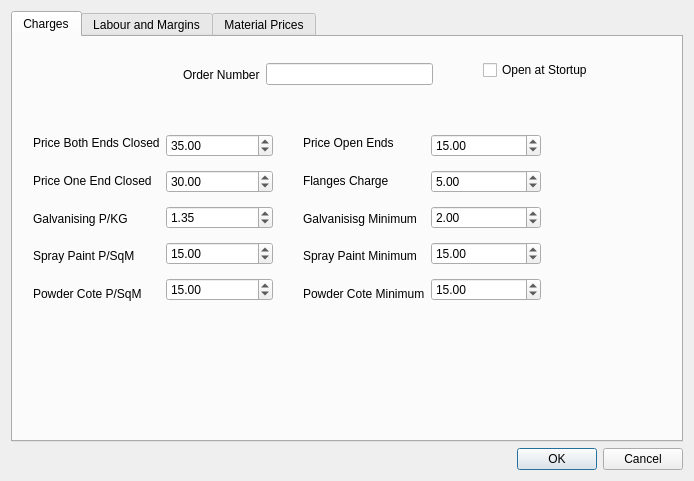
<?xml version="1.0" encoding="UTF-8"?>
<ui version="4.0">
 <class>PrefDialog</class>
 <widget class="QDialog" name="PrefDialog">
  <property name="geometry">
   <rect>
    <x>0</x>
    <y>0</y>
    <width>694</width>
    <height>481</height>
   </rect>
  </property>
  <property name="windowTitle">
   <string>Dialog</string>
  </property>
  <layout class="QVBoxLayout" name="verticalLayout">
   <item>
    <widget class="QTabWidget" name="tabWidget">
     <property name="currentIndex">
      <number>0</number>
     </property>
     <widget class="QWidget" name="tab">
      <attribute name="title">
       <string>Charges</string>
      </attribute>
      <widget class="QWidget" name="layoutWidget">
       <property name="geometry">
        <rect>
         <x>170</x>
         <y>20</y>
         <width>250</width>
         <height>35</height>
        </rect>
       </property>
       <layout class="QHBoxLayout" name="horizontalLayout_2">
        <item>
         <widget class="QLabel" name="label_14">
          <property name="text">
           <string>Order Number</string>
          </property>
         </widget>
        </item>
        <item>
         <widget class="QLineEdit" name="orderNumberLineEdit">
          <property name="inputMethodHints">
           <set>Qt::ImhDigitsOnly|Qt::ImhPreferNumbers</set>
          </property>
          <property name="text">
           <string/>
          </property>
         </widget>
        </item>
       </layout>
      </widget>
      <widget class="QWidget" name="layoutWidget">
       <property name="geometry">
        <rect>
         <x>290</x>
         <y>90</y>
         <width>238</width>
         <height>183</height>
        </rect>
       </property>
       <layout class="QHBoxLayout" name="horizontalLayout">
        <item>
         <layout class="QVBoxLayout" name="verticalLayout_4">
          <item>
           <widget class="QLabel" name="label_15">
            <property name="text">
             <string>Price Open Ends</string>
            </property>
           </widget>
          </item>
          <item>
           <widget class="QLabel" name="label_4">
            <property name="text">
             <string>Flanges Charge</string>
            </property>
           </widget>
          </item>
          <item>
           <widget class="QLabel" name="label_16">
            <property name="text">
             <string>Galvanisisg Minimum</string>
            </property>
           </widget>
          </item>
          <item>
           <widget class="QLabel" name="label_18">
            <property name="text">
             <string>Spray Paint Minimum</string>
            </property>
           </widget>
          </item>
          <item>
           <widget class="QLabel" name="label_17">
            <property name="text">
             <string>Powder Cote Minimum</string>
            </property>
           </widget>
          </item>
         </layout>
        </item>
        <item>
         <layout class="QVBoxLayout" name="verticalLayout_5">
          <item>
           <widget class="QDoubleSpinBox" name="priceOpenEndsSB">
            <property name="singleStep">
             <double>0.500000000000000</double>
            </property>
            <property name="value">
             <double>15.000000000000000</double>
            </property>
           </widget>
          </item>
          <item>
           <widget class="QDoubleSpinBox" name="flangesChargeSB">
            <property name="singleStep">
             <double>0.100000000000000</double>
            </property>
            <property name="value">
             <double>5.000000000000000</double>
            </property>
           </widget>
          </item>
          <item>
           <widget class="QDoubleSpinBox" name="galvaniseMinimumSB">
            <property name="singleStep">
             <double>0.500000000000000</double>
            </property>
            <property name="value">
             <double>2.000000000000000</double>
            </property>
           </widget>
          </item>
          <item>
           <widget class="QDoubleSpinBox" name="sprayCoteMinimumSB">
            <property name="singleStep">
             <double>0.500000000000000</double>
            </property>
            <property name="value">
             <double>15.000000000000000</double>
            </property>
           </widget>
          </item>
          <item>
           <widget class="QDoubleSpinBox" name="powderCoteMinimumSB">
            <property name="singleStep">
             <double>0.500000000000000</double>
            </property>
            <property name="value">
             <double>15.000000000000000</double>
            </property>
           </widget>
          </item>
         </layout>
        </item>
       </layout>
      </widget>
      <widget class="QWidget" name="layoutWidget">
       <property name="geometry">
        <rect>
         <x>20</x>
         <y>90</y>
         <width>240</width>
         <height>183</height>
        </rect>
       </property>
       <layout class="QHBoxLayout" name="horizontalLayout_3">
        <item>
         <layout class="QVBoxLayout" name="verticalLayout_3">
          <item>
           <widget class="QLabel" name="label_13">
            <property name="text">
             <string>Price Both Ends Closed</string>
            </property>
           </widget>
          </item>
          <item>
           <widget class="QLabel" name="label_12">
            <property name="text">
             <string>Price One End Closed</string>
            </property>
           </widget>
          </item>
          <item>
           <widget class="QLabel" name="label_5">
            <property name="text">
             <string>Galvanising P/KG</string>
            </property>
           </widget>
          </item>
          <item>
           <widget class="QLabel" name="label_6">
            <property name="text">
             <string>Spray Paint P/SqM</string>
            </property>
           </widget>
          </item>
          <item>
           <widget class="QLabel" name="label_7">
            <property name="text">
             <string>Powder Cote P/SqM</string>
            </property>
           </widget>
          </item>
         </layout>
        </item>
        <item>
         <layout class="QVBoxLayout" name="verticalLayout_2">
          <item>
           <widget class="QDoubleSpinBox" name="priceBothEndsClosedSB">
            <property name="singleStep">
             <double>0.500000000000000</double>
            </property>
            <property name="value">
             <double>35.000000000000000</double>
            </property>
           </widget>
          </item>
          <item>
           <widget class="QDoubleSpinBox" name="priceOneEndCloseSB">
            <property name="singleStep">
             <double>0.500000000000000</double>
            </property>
            <property name="value">
             <double>30.000000000000000</double>
            </property>
           </widget>
          </item>
          <item>
           <widget class="QDoubleSpinBox" name="galvaniseChargeSB">
            <property name="singleStep">
             <double>0.100000000000000</double>
            </property>
            <property name="value">
             <double>1.350000000000000</double>
            </property>
           </widget>
          </item>
          <item>
           <widget class="QDoubleSpinBox" name="sprayPaintChargeSB">
            <property name="singleStep">
             <double>0.100000000000000</double>
            </property>
            <property name="value">
             <double>15.000000000000000</double>
            </property>
           </widget>
          </item>
          <item>
           <widget class="QDoubleSpinBox" name="powderCoteChargeSB">
            <property name="singleStep">
             <double>0.100000000000000</double>
            </property>
            <property name="value">
             <double>15.000000000000000</double>
            </property>
           </widget>
          </item>
         </layout>
        </item>
       </layout>
      </widget>
      <widget class="QCheckBox" name="openAtStartup">
       <property name="geometry">
        <rect>
         <x>470</x>
         <y>20</y>
         <width>141</width>
         <height>26</height>
        </rect>
       </property>
       <property name="text">
        <string>Open at Stortup</string>
       </property>
      </widget>
     </widget>
     <widget class="QWidget" name="tab_2">
      <attribute name="title">
       <string>Labour and Margins</string>
      </attribute>
      <widget class="QLabel" name="label_8">
       <property name="geometry">
        <rect>
         <x>150</x>
         <y>100</y>
         <width>86</width>
         <height>21</height>
        </rect>
       </property>
       <property name="text">
        <string>Profit Margin</string>
       </property>
      </widget>
      <widget class="QDoubleSpinBox" name="profitMarginSB">
       <property name="geometry">
        <rect>
         <x>260</x>
         <y>100</y>
         <width>76</width>
         <height>31</height>
        </rect>
       </property>
      </widget>
     </widget>
     <widget class="QWidget" name="tab_3">
      <attribute name="title">
       <string>Material Prices</string>
      </attribute>
      <widget class="QDoubleSpinBox" name="kgFor0_6mmSB">
       <property name="geometry">
        <rect>
         <x>343</x>
         <y>80</y>
         <width>76</width>
         <height>31</height>
        </rect>
       </property>
       <property name="accessibleName">
        <string/>
       </property>
       <property name="buttonSymbols">
        <enum>QAbstractSpinBox::UpDownArrows</enum>
       </property>
       <property name="maximum">
        <double>99.989999999999995</double>
       </property>
       <property name="singleStep">
        <double>0.010000000000000</double>
       </property>
       <property name="value">
        <double>5.000000000000000</double>
       </property>
      </widget>
      <widget class="QLabel" name="label_3">
       <property name="geometry">
        <rect>
         <x>200</x>
         <y>134</y>
         <width>109</width>
         <height>21</height>
        </rect>
       </property>
       <property name="text">
        <string>3.0 mm KG/sqM</string>
       </property>
      </widget>
      <widget class="QDoubleSpinBox" name="kgFor1_6mmSB">
       <property name="geometry">
        <rect>
         <x>343</x>
         <y>117</y>
         <width>76</width>
         <height>31</height>
        </rect>
       </property>
       <property name="singleStep">
        <double>0.010000000000000</double>
       </property>
       <property name="value">
        <double>12.560000000000000</double>
       </property>
      </widget>
      <widget class="QLabel" name="label">
       <property name="geometry">
        <rect>
         <x>200</x>
         <y>80</y>
         <width>109</width>
         <height>30</height>
        </rect>
       </property>
       <property name="text">
        <string>0.6 mm KG/sqM</string>
       </property>
      </widget>
      <widget class="QLabel" name="label_2">
       <property name="geometry">
        <rect>
         <x>200</x>
         <y>107</y>
         <width>109</width>
         <height>21</height>
        </rect>
       </property>
       <property name="text">
        <string>1.6 mm KG/sqM</string>
       </property>
      </widget>
      <widget class="QDoubleSpinBox" name="kgFor3_0mmSB">
       <property name="geometry">
        <rect>
         <x>343</x>
         <y>154</y>
         <width>76</width>
         <height>31</height>
        </rect>
       </property>
       <property name="minimum">
        <double>1.000000000000000</double>
       </property>
       <property name="singleStep">
        <double>0.010000000000000</double>
       </property>
       <property name="value">
        <double>22.840000000000000</double>
       </property>
      </widget>
      <widget class="QLabel" name="label_11">
       <property name="geometry">
        <rect>
         <x>190</x>
         <y>284</y>
         <width>128</width>
         <height>21</height>
        </rect>
       </property>
       <property name="text">
        <string>Price Sheet 3.0mm</string>
       </property>
      </widget>
      <widget class="QLabel" name="label_10">
       <property name="geometry">
        <rect>
         <x>190</x>
         <y>257</y>
         <width>128</width>
         <height>21</height>
        </rect>
       </property>
       <property name="text">
        <string>Price Sheet 1.6mm</string>
       </property>
      </widget>
      <widget class="QLabel" name="label_9">
       <property name="geometry">
        <rect>
         <x>190</x>
         <y>230</y>
         <width>128</width>
         <height>21</height>
        </rect>
       </property>
       <property name="text">
        <string>Price Sheet 0.6mm</string>
       </property>
      </widget>
      <widget class="QDoubleSpinBox" name="priceFor0_6mmSB">
       <property name="geometry">
        <rect>
         <x>360</x>
         <y>230</y>
         <width>76</width>
         <height>31</height>
        </rect>
       </property>
      </widget>
      <widget class="QDoubleSpinBox" name="priceFor1_6mmSB">
       <property name="geometry">
        <rect>
         <x>360</x>
         <y>260</y>
         <width>76</width>
         <height>31</height>
        </rect>
       </property>
      </widget>
      <widget class="QDoubleSpinBox" name="priceFor3_0mmSB">
       <property name="geometry">
        <rect>
         <x>360</x>
         <y>290</y>
         <width>76</width>
         <height>31</height>
        </rect>
       </property>
      </widget>
     </widget>
    </widget>
   </item>
   <item>
    <widget class="QDialogButtonBox" name="buttonBox">
     <property name="orientation">
      <enum>Qt::Horizontal</enum>
     </property>
     <property name="standardButtons">
      <set>QDialogButtonBox::Cancel|QDialogButtonBox::Ok</set>
     </property>
    </widget>
   </item>
  </layout>
 </widget>
 <tabstops>
  <tabstop>tabWidget</tabstop>
  <tabstop>orderNumberLineEdit</tabstop>
  <tabstop>priceBothEndsClosedSB</tabstop>
  <tabstop>priceOneEndCloseSB</tabstop>
  <tabstop>galvaniseChargeSB</tabstop>
  <tabstop>sprayPaintChargeSB</tabstop>
  <tabstop>powderCoteChargeSB</tabstop>
  <tabstop>priceOpenEndsSB</tabstop>
  <tabstop>flangesChargeSB</tabstop>
  <tabstop>galvaniseMinimumSB</tabstop>
  <tabstop>sprayCoteMinimumSB</tabstop>
  <tabstop>powderCoteMinimumSB</tabstop>
  <tabstop>kgFor0_6mmSB</tabstop>
  <tabstop>kgFor1_6mmSB</tabstop>
  <tabstop>kgFor3_0mmSB</tabstop>
 </tabstops>
 <resources/>
 <connections>
  <connection>
   <sender>buttonBox</sender>
   <signal>accepted()</signal>
   <receiver>PrefDialog</receiver>
   <slot>accept()</slot>
   <hints>
    <hint type="sourcelabel">
     <x>248</x>
     <y>254</y>
    </hint>
    <hint type="destinationlabel">
     <x>157</x>
     <y>274</y>
    </hint>
   </hints>
  </connection>
  <connection>
   <sender>buttonBox</sender>
   <signal>rejected()</signal>
   <receiver>PrefDialog</receiver>
   <slot>reject()</slot>
   <hints>
    <hint type="sourcelabel">
     <x>316</x>
     <y>260</y>
    </hint>
    <hint type="destinationlabel">
     <x>286</x>
     <y>274</y>
    </hint>
   </hints>
  </connection>
 </connections>
</ui>
